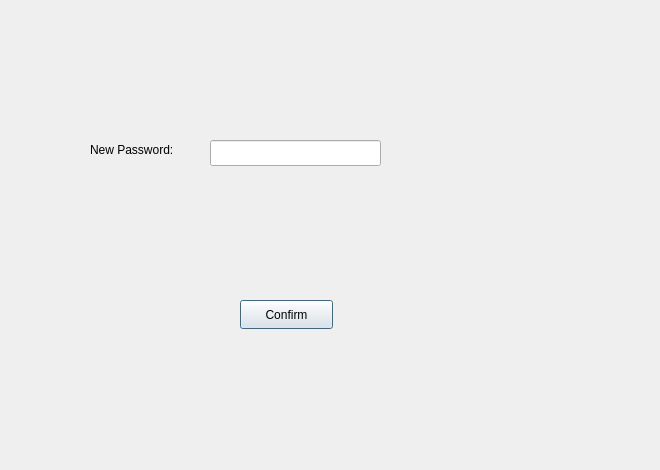
<?xml version="1.0" encoding="UTF-8"?>
<ui version="4.0">
 <class>ResetPassword</class>
 <widget class="QDialog" name="ResetPassword">
  <property name="geometry">
   <rect>
    <x>0</x>
    <y>0</y>
    <width>660</width>
    <height>470</height>
   </rect>
  </property>
  <property name="windowTitle">
   <string>Dialog</string>
  </property>
  <widget class="QLabel" name="label">
   <property name="geometry">
    <rect>
     <x>90</x>
     <y>140</y>
     <width>111</width>
     <height>20</height>
    </rect>
   </property>
   <property name="text">
    <string>New Password:</string>
   </property>
  </widget>
  <widget class="QLineEdit" name="lineEditPassword">
   <property name="geometry">
    <rect>
     <x>210</x>
     <y>140</y>
     <width>171</width>
     <height>26</height>
    </rect>
   </property>
   <property name="echoMode">
    <enum>QLineEdit::EchoMode::Password</enum>
   </property>
  </widget>
  <widget class="QPushButton" name="pushButtonConfirm">
   <property name="geometry">
    <rect>
     <x>240</x>
     <y>300</y>
     <width>93</width>
     <height>29</height>
    </rect>
   </property>
   <property name="text">
    <string>Confirm</string>
   </property>
  </widget>
 </widget>
 <resources/>
 <connections/>
</ui>
